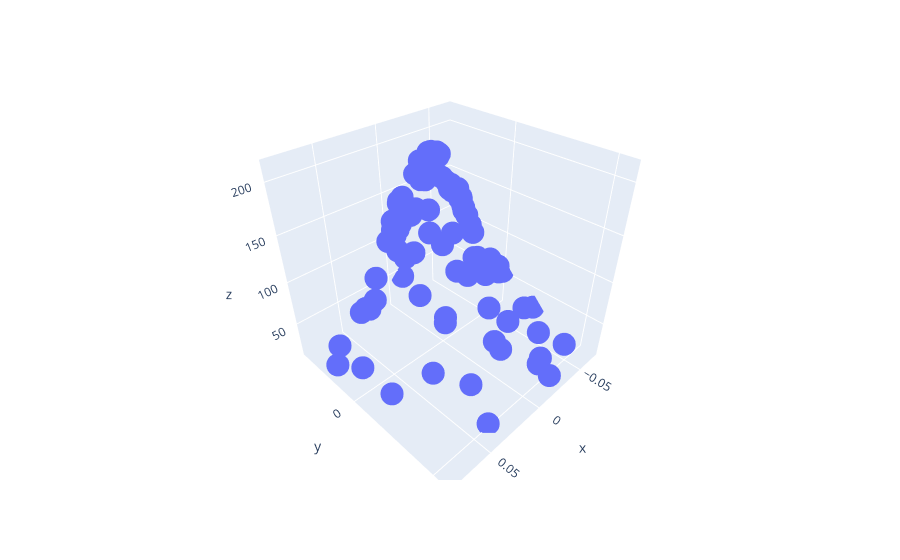

Notebook source saved alongside this figure:
### Markdown cell above
### 3.

### Code cell
display(px.scatter_3d(x = oi_brits.amygdala, y = oi_brits.acc, z = jointKDE))
